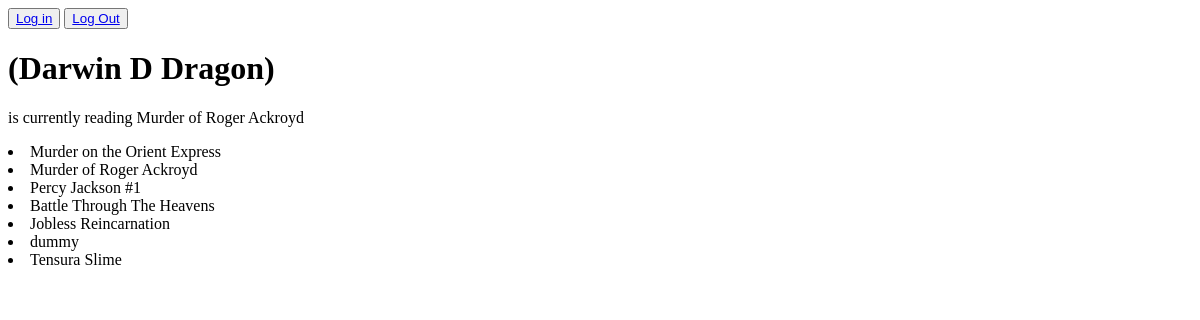
Page /book-app/user-others/Darwin D Dragon on the earlier database version.
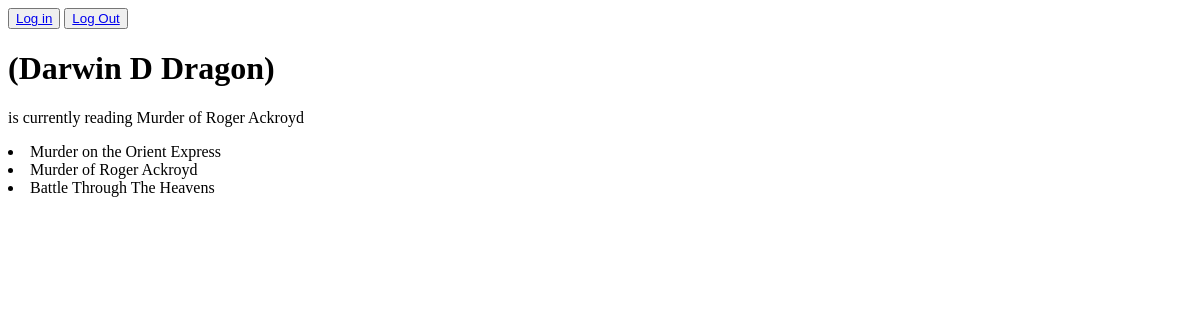
Same page on the later database version.
### book_app/models.py (models this page shows)
class BookEntry(models.Model):
    user_name = models.CharField(default="Darwin D Dragon", max_length=30)
    book_name = models.CharField(max_length=100)
    author_name = models.CharField(null=True,max_length=30)
    book_status = models.BooleanField(default=False)

### book_app/views.py (the view)
# urls.py: path("user-others/<str:user_name>",views.user_others, name="other-user-page"),
def user_others(request, user_name):
    user_read_books = services.get_other_users_books(user_name)
    currently_reading = services.get_currently_reading_book(user_name)
    print(currently_reading)
    if currently_reading.exists():
        context={'user_name':user_name, 'book_list':user_read_books,'current_read':currently_reading[0].book_name}
    else:
        context={'user_name':user_name, 'book_list':user_read_books,'current_read':"-"}
    return render(request, "book_app/user_others.html",context)

### book_app/services.py (called while the page is built)
def get_other_users_books(user_name):
    return BookEntry.objects.filter(user_name= user_name)

def get_currently_reading_book(user_name):
    return BookEntry.objects.filter(user_name=user_name,book_status= True)

### book_app/templates/book_app/user_others.html
{% if not user.is_authenticated %}
<button>
    <a href="{% url 'sign in' %}">Log in</a>
</button>
{% else %}
<button>
    <a href="{% url 'user-dash-board' %}">Dashboard</a>
</button>
{% endif %}
<button>
    <a href="{% url 'sign_out' %}">Log Out</a>
</button>
<h1> ({{user_name}}) </h1>
<p> is currently reading {{current_read}}</p>
{% for book in book_list %}
<li> {{book.book_name}} </li>
{% endfor %}

Differences in the rows shown:
removed BookEntry: book_name "Percy Jackson #1"
removed BookEntry: book_name "Jobless Reincarnation"
removed BookEntry: book_name "dummy"
removed BookEntry: book_name "Tensura Slime"
